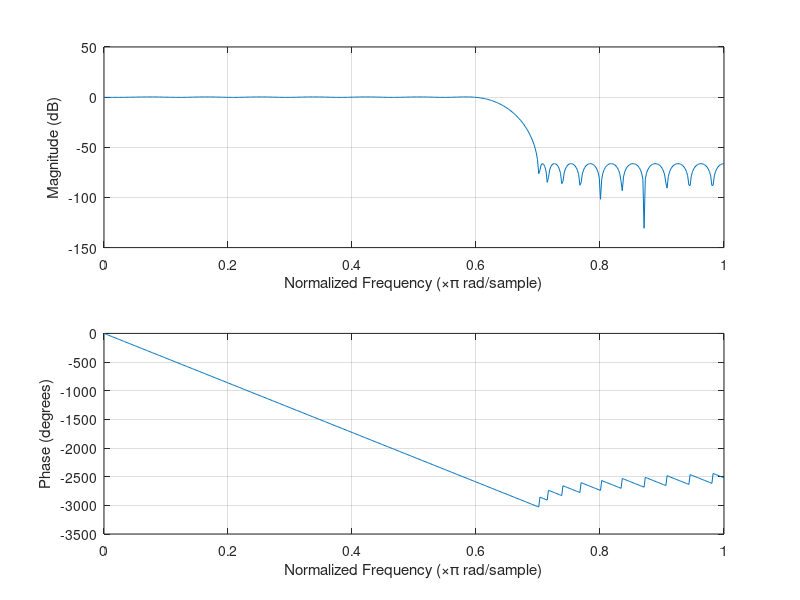

Write the MATLAB code that produced this figure.
c = [0.004641355 0.007377472 -0.002407687 -0.007110187 0.003265647 6.11463E-05 -0.00935762 0.003974933 0.004378872 -0.013316072 0.003047718 0.011436195 -0.017928698 -0.001074082 0.022259789 -0.022477265 -0.010874454 0.039597276 -0.026322172 -0.033757033 0.075198722 -0.028897819 -0.120354853 0.287921969 0.636863388 0.287921969 -0.120354853 -0.028897819 0.075198722 -0.033757033 -0.026322172 0.039597276 -0.010874454 -0.022477265 0.022259789 -0.001074082 -0.017928698 0.011436195 0.003047718 -0.013316072 0.004378872 0.003974933 -0.00935762 6.11463E-05 0.003265647 -0.007110187 -0.002407687 0.007377472 0.004641355];
freqz(c, 1)